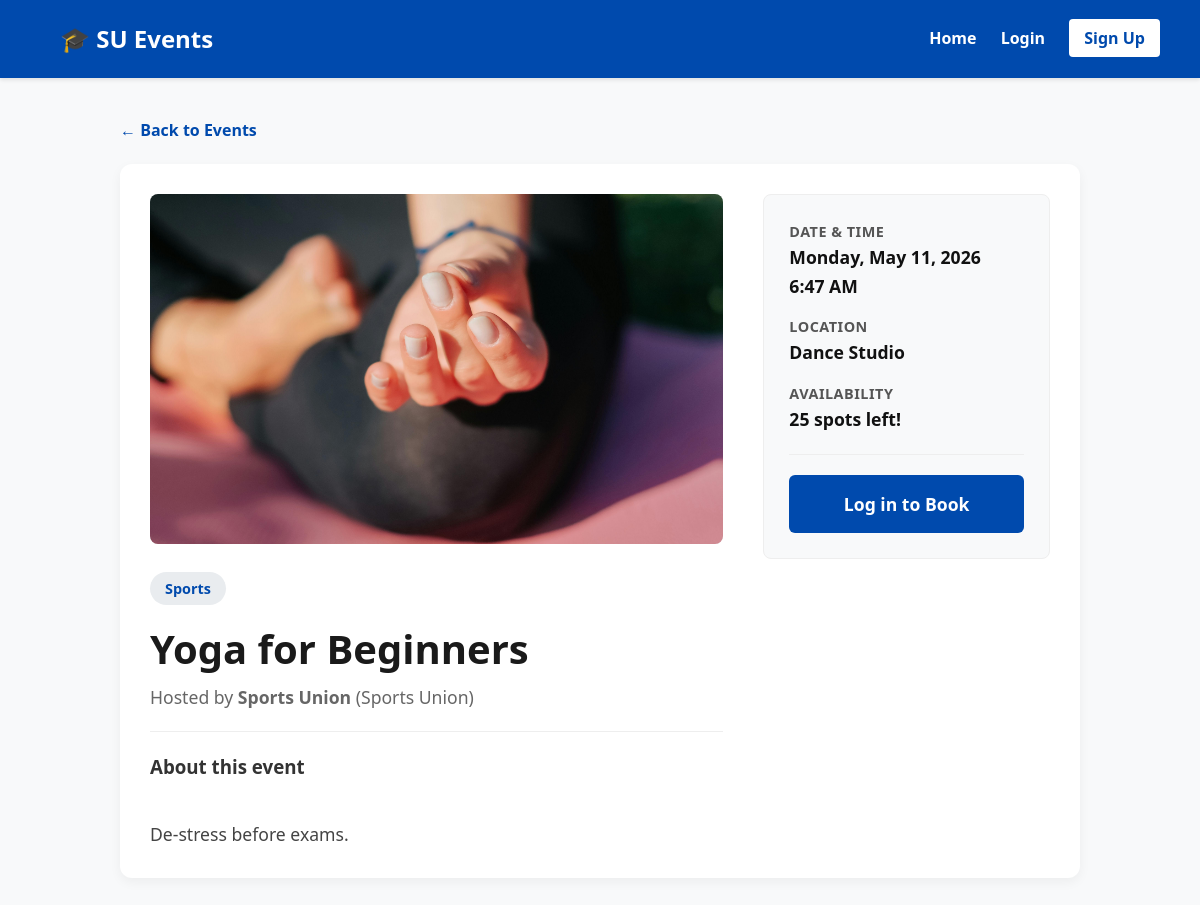
/event_details.php?id=16, run on the app's committed database.
### tables this page shows
CREATE TABLE `events` (
  `event_id` int(11) NOT NULL,
  `organiser_id` int(11) NOT NULL,
  `society_name` varchar(100) NOT NULL,
  `title` varchar(150) NOT NULL,
  `description` text NOT NULL,
  `event_date` datetime NOT NULL,
  `location` varchar(255) NOT NULL,
  `max_capacity` int(11) NOT NULL,
  `created_at` timestamp NOT NULL DEFAULT current_timestamp(),
  `category` varchar(50) NOT NULL DEFAULT 'Social',
  `image_path` varchar(255) DEFAULT NULL
);

CREATE TABLE `users` (
  `user_id` int(11) NOT NULL,
  `full_name` varchar(100) NOT NULL,
  `student_id` varchar(20) NOT NULL,
  `email` varchar(100) NOT NULL,
  `password_hash` varchar(100) NOT NULL,
  `role` enum('Admin','Organiser','Attendee') NOT NULL DEFAULT 'Attendee',
  `created_at` timestamp NOT NULL DEFAULT current_timestamp()
);

### event_details.php (the view, shortened to what this page needs)
<?php
require_once 'config/db.php';
$event_id = (int)$_GET['id'];
$sql = "SELECT e.*, u.full_name AS organiser_name
        FROM events e
        JOIN users u ON e.organiser_id = u.user_id
        WHERE e.event_id = ?";
$stmt = $conn->prepare($sql);
$stmt->bind_param("i", $event_id);
$stmt->execute();
$result = $stmt->get_result();
$event = $result->fetch_assoc();
$cap_sql = "SELECT COUNT(*) as booked FROM bookings WHERE event_id = ?";
$cap_stmt = $conn->prepare($cap_sql);
$cap_stmt->bind_param("i", $event_id);
$cap_stmt->execute();
$current_bookings = $cap_stmt->get_result()->fetch_assoc()['booked'];
$is_sold_out = ($current_bookings >= $event['max_capacity']);
$already_booked = false;
?>
<!DOCTYPE html>
<html lang="en">
<head>
</head>
<body>
    <?php include $_SERVER['DOCUMENT_ROOT'] . '/su_events_app/includes/navbar.php'; ?>
    <div class="container">
        <a href="index.php" class="back-link">← Back to Events</a>
        <div class="event-layout">
            <div class="main-content">
                <?php if(!empty($event['image_path'])): ?>
                    <img src="<?php echo htmlspecialchars($event['image_path']); ?>" alt="Event Cover" class="event-image">
                <?php else: ?>
                    <div class="event-image" style="display:flex; align-items:center; justify-content:center; color:#999;">No Image Available</div>
                <?php endif; ?>
                <div class="category-badge"><?php echo htmlspecialchars($event['category']); ?></div>
                <h1 class="event-title"><?php echo htmlspecialchars($event['title']); ?></h1>
                <div class="event-org">Hosted by <strong><?php echo htmlspecialchars($event['society_name']); ?></strong> (<?php echo htmlspecialchars($event['organiser_name']); ?>)</div>
                <hr>
                <h3>About this event</h3>
                <p style="margin-top: 10px; white-space: pre-line; color: #444; font-size: 1.1rem;">
                    <?php echo htmlspecialchars($event['description']); ?>
                </p>
            </div>
            <div class="ticket-panel">
                <div class="panel-item">
                    <strong>Date & Time</strong>
                    <span><?php echo date('l, F j, Y', strtotime($event['event_date'])); ?><br>
                          <?php echo date('g:i A', strtotime($event['event_date'])); ?></span>
                </div>
                <div class="panel-item">
                    <strong>Location</strong>
                    <span><?php echo htmlspecialchars($event['location']) ?: 'TBD'; ?></span>
                </div>
                <div class="panel-item">
                    <strong>Availability</strong>
                    <span>
                        <?php if ($is_sold_out): ?>
                            <span style="color: #dc3545;">Sold Out</span>
                        <?php else: ?>
                            <?php echo ($event['max_capacity'] - $current_bookings); ?> spots left!
                        <?php endif; ?>
                    </span>
                </div>
                <hr>
                <?php if (!isset($_SESSION['user_id'])): ?>
                    <a href="auth/login.php" class="btn btn-primary" style="background:#004aad;">Log in to Book</a>
                <?php elseif ($_SESSION['role'] !== 'Attendee'): ?>
                    <button class="btn btn-disabled">Attendees Only</button>
                <?php elseif ($already_booked): ?>
                    <button class="btn btn-success">✓ Ticket Secured</button>
                    <div style="text-align:center; margin-top:10px;"><a href="dashboard/attendee.php" style="color:#004aad; font-size:0.9rem;">View your tickets</a></div>
                <?php elseif ($is_sold_out): ?>
                    <button class="btn btn-disabled">Sold Out</button>
                <?php endif; ?>
            </div>
        </div>
    </div>
</body>
</html>

### event_details.php (style rules this page uses)
* { box-sizing: border-box; margin: 0; padding: 0; font-family: 'Segoe UI', Tahoma, Geneva, Verdana, sans-serif; }
body { background-color: #f8f9fa; color: #333; line-height: 1.6; }
.container { max-width: 1000px; margin: 40px auto; padding: 0 20px; }
.back-link { display: inline-block; margin-bottom: 20px; color: #004aad; text-decoration: none; font-weight: bold; }
.event-layout { display: grid; grid-template-columns: 2fr 1fr; gap: 40px; background: white; padding: 30px; border-radius: 12px; box-shadow: 0 4px 12px rgba(0,0,0,0.05); }
.event-image { width: 100%; height: 350px; object-fit: cover; border-radius: 8px; margin-bottom: 20px; background: #e9ecef; }
.event-title { font-size: 2.5rem; margin-bottom: 10px; color: #1a1a1a; line-height: 1.2; }
.event-org { color: #666; font-size: 1.1rem; margin-bottom: 20px; }
.category-badge { display: inline-block; background: #e9ecef; color: #004aad; padding: 5px 15px; border-radius: 20px; font-weight: bold; font-size: 0.9rem; margin-bottom: 20px; }
.ticket-panel { background: #f8f9fa; padding: 25px; border-radius: 8px; border: 1px solid #eee; height: fit-content; position: sticky; top: 20px; }
.panel-item { margin-bottom: 15px; }
.panel-item strong { display: block; color: #555; font-size: 0.9rem; text-transform: uppercase; letter-spacing: 0.5px; }
.panel-item span { font-size: 1.1rem; color: #111; font-weight: bold; }
.btn { display: block; width: 100%; text-align: center; padding: 15px; border-radius: 6px; font-size: 1.1rem; font-weight: bold; text-decoration: none; border: none; cursor: pointer; transition: 0.2s; margin-top: 20px; }
.btn-primary { background: #ff6b6b; color: white; }
hr { border: none; border-top: 1px solid #eee; margin: 20px 0; }

### data on the page
events: image_path (picture), category "Sports", title "Yoga for Beginners", society_name "Sports Union", organiser.full_name "Sports Union", description "De-stress before exams.", event_date "Monday, May 11, 2026", event_date "6:47 AM", location "Dance Studio", $event['max_capacity']-$current_bookings "25"
